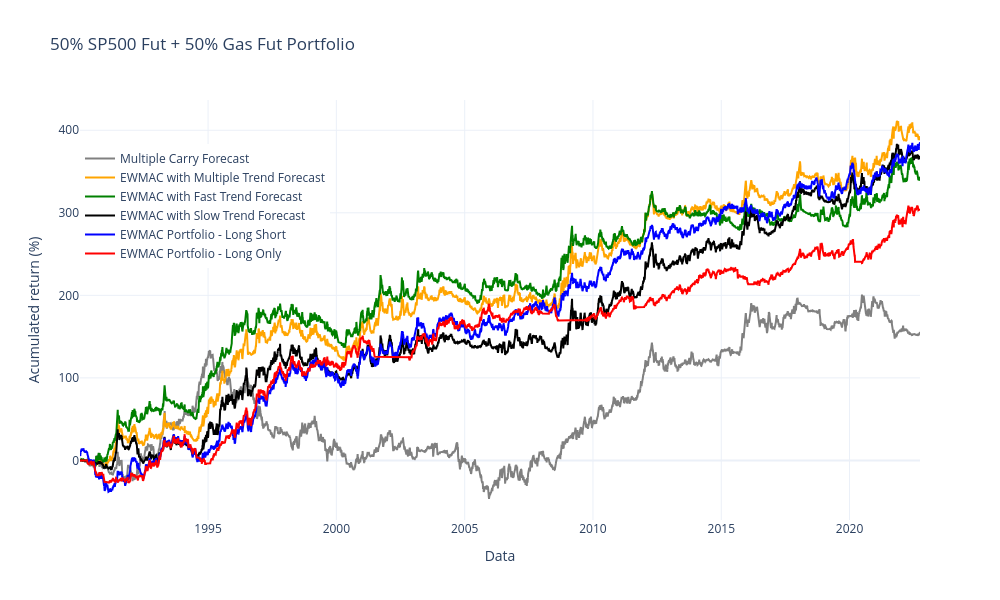

Notebook code cell kept with this figure:
### Code cell
# --- Plot retorno acumulado
fig = go.Figure()


fig.add_trace(
    go.Scatter(
        x=us_port_multiple_carry_forecast_return.index,
        y=us_port_multiple_carry_forecast_return.cumsum()*100,
        name="Multiple Carry Forecast",
        line=dict(color="grey"),
    )
)

fig.add_trace(
    go.Scatter(
        x=us_port_multiple_trend_forecast_return.index,
        y=us_port_multiple_trend_forecast_return.cumsum()*100,
        name="EWMAC with Multiple Trend Forecast",
        line=dict(color="orange"),
    )
)

fig.add_trace(
    go.Scatter(
        x=us_port_fast_trend_forecast_return.index,
        y=us_port_fast_trend_forecast_return.cumsum()*100,
        name="EWMAC with Fast Trend Forecast",
        line=dict(color="green"),
    )
)

fig.add_trace(
    go.Scatter(
        x=us_port_trend_forecast_return.index,
        y=us_port_trend_forecast_return.cumsum()*100,
        name="EWMAC with Slow Trend Forecast",
        line=dict(color="black"),
    )
)

fig.add_trace(
    go.Scatter(
        x=us_port_filter_return.index,
        y=us_port_filter_return.cumsum()*100,
        name="EWMAC Portfolio - Long Short",
        line=dict(color="blue"),
    )
)

fig.add_trace(
    go.Scatter(
        x=us_port_longonly_return.index,
        y=us_port_longonly_return.cumsum()*100,
        name="EWMAC Portfolio - Long Only",
        line=dict(color="red"),
    )
)



fig.update_layout(
    title="50% SP500 Fut + 50% Gas Fut Portfolio",
    xaxis_title="Data",
    yaxis_title="Acumulated return (%)",
    template="plotly_white",
    showlegend=True,
    legend=dict(
        yanchor="bottom",
        y=0.6,
        xanchor="left",
        x=0),
    height=600,
    width=1000,
)

fig.show()

# --- Exibir estatísticas
print("Estatísticas de Desempenho")
print("Estatísticas Portfolio Carry Trade com Multiplos Carrys Frequência Anual")
print(calculate_stats(us_port_multiple_carry_forecast_return, freq=YEAR))
print("================================")
print("Estatísticas Portfolio EWMAC com filtro de Multiplas Trends Frequência Anual")
print(calculate_stats(us_port_multiple_trend_forecast_return, freq=YEAR))
print("Estatísticas Portfolio EWMAC com filtro de Fast Trend Frequência Anual")
print("================================")
print(calculate_stats(us_port_fast_trend_forecast_return, freq=YEAR))
print("Estatísticas Portfolio EWMAC com filtro de Slow Trend Long Frequência Anual")
print(calculate_stats(us_port_trend_forecast_return,freq=YEAR))
print("================================")
print("Estatísticas Portfolio EWMAC Long and Short na Frequência Anual")
print(calculate_stats(us_port_filter_return, freq=YEAR))
print("================================")
print("Estatísticas Portfolio EWMAC Long Only Frequência Anual")
print(calculate_stats(us_port_longonly_return,freq=YEAR))

### Figure 1 — Plotly figure (JSON) as saved in the notebook; plotly's stock layout.template omitted (floating-point values rounded to 4 significant figures; data arrays with more than 128 entries replaced by an {"elided": "..."} marker saying what was removed)
{"data": [{"line": {"color": "grey"}, "name": "Multiple Carry Forecast", "type": "scatter", "x": {"elided": "8130 str values"}, "y": {"elided": "8130 float values"}}, {"line": {"color": "orange"}, "name": "EWMAC with Multiple Trend Forecast", "type": "scatter", "x": {"elided": "8352 str values"}, "y": {"elided": "8352 float values"}}, {"line": {"color": "green"}, "name": "EWMAC with Fast Trend Forecast", "type": "scatter", "x": {"elided": "8352 str values"}, "y": {"elided": "8352 float values"}}, {"line": {"color": "black"}, "name": "EWMAC with Slow Trend Forecast", "type": "scatter", "x": {"elided": "8352 str values"}, "y": {"elided": "8352 float values"}}, {"line": {"color": "blue"}, "name": "EWMAC Portfolio - Long Short", "type": "scatter", "x": {"elided": "8352 str values"}, "y": {"elided": "8352 float values"}}, {"line": {"color": "red"}, "name": "EWMAC Portfolio - Long Only", "type": "scatter", "x": {"elided": "8353 str values"}, "y": {"elided": "8353 float values"}}], "layout": {"height": 600, "legend": {"x": 0, "xanchor": "left", "y": 0.6, "yanchor": "bottom"}, "showlegend": true, "title": {"text": "50% SP500 Fut + 50% Gas Fut Portfolio"}, "width": 1000, "xaxis": {"title": {"text": "Data"}}, "yaxis": {"title": {"text": "Acumulated return (%)"}}}}
